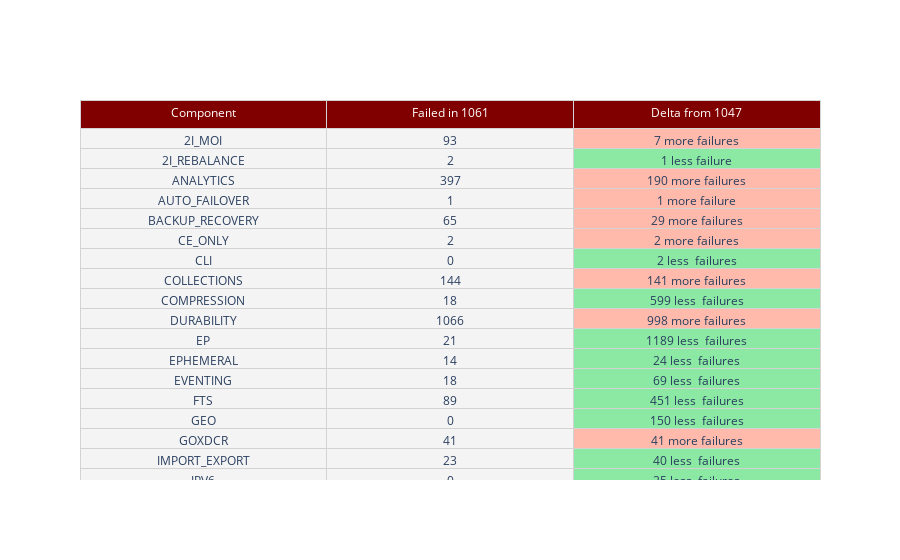

Write notebook code for a chart like this one.
### Code cell
cell_colors = ['#F4F4F4', '#F4F4F4']
delta_colors = []
delta_text = []

for i in range(0, len(data_f)):
    delta_i = ldata_f.TotalFailed.iloc[i] - data_f.TotalFailed.iloc[i]
    if delta_i < 0:
        delta_colors.append('#FFBAAB')
        delta_text.append(str(abs(delta_i)) + ' more failures' if delta_i < -1 else str(abs(delta_i)) + ' more failure')
    elif delta_i == 0:
        delta_colors.append("#F4F4F4")
        delta_text.append("No Change")
    else:
        delta_colors.append('#8BE9A3')
        delta_text.append(str(delta_i) + ' less  failures' if delta_i > 1 else str(delta_i) + ' less failure')
cell_colors.append(delta_colors)

fig_total_fails = go.Figure(data=[go.Table(
    header=dict(values = ['Component', f'Failed in {current_build}', f'Delta from {weekly_builds[1][1]}'], fill_color='maroon', line_color='lightgray', font=dict(color='white')),
    cells=dict(values = [data_f.component, data_f.TotalFailed, delta_text], fill_color=cell_colors, line_color='lightgray')
)])

fig_total_fails.update_layout(height=1000)

query_last_weekly_build = f'SELECT raw `build` FROM server WHERE `build` <= $version GROUP BY `build` HAVING sum(totalCount) > 10000 ORDER BY `build` DESC LIMIT 2'
result = run_query(query=query_last_weekly_build, param={'$version': f'"{release}-{current_build}"'})
weekly_builds = result['results']

fig_total_fails.show()

### Figure 1 — Plotly figure (JSON) as saved in the notebook; plotly's stock layout.template omitted (floating-point values rounded to 4 significant figures)
{"data": [{"cells": {"fill": {"color": ["#F4F4F4", "#F4F4F4", ["#FFBAAB", "#8BE9A3", "#FFBAAB", "#FFBAAB", "#FFBAAB", "#FFBAAB", "#8BE9A3", "#FFBAAB", "#8BE9A3", "#FFBAAB", "#8BE9A3", "#8BE9A3", "#8BE9A3", "#8BE9A3", "#8BE9A3", "#FFBAAB", "#8BE9A3", "#8BE9A3", "#8BE9A3", "#FFBAAB", "#8BE9A3", "#FFBAAB", "#8BE9A3", "#FFBAAB", "#8BE9A3", "#FFBAAB", "#8BE9A3", "#8BE9A3", "#8BE9A3", "#FFBAAB", "#FFBAAB", "#8BE9A3", "#FFBAAB", "#8BE9A3", "#FFBAAB", "#8BE9A3"]]}, "line": {"color": "lightgray"}, "values": [["2I_MOI", "2I_REBALANCE", "ANALYTICS", "AUTO_FAILOVER", "BACKUP_RECOVERY", "CE_ONLY", "CLI", "COLLECTIONS", "COMPRESSION", "DURABILITY", "EP", "EPHEMERAL", "EVENTING", "FTS", "GEO", "GOXDCR", "IMPORT_EXPORT", "IPV6", "LOG_REDACTION", "MOBILE", "MOBILE_CONVERGENCE", "NSERV", "NUTSHELL", "OS_CERTIFY", "PLASMA", "QUERY", "RBAC", "RQG", "RZA", "SDK", "SECURITY", "SUBDOC", "TUNABLE", "UNIT", "UPGRADE", "VIEW"], [93, 2, 397, 1, 65, 2, 0, 144, 18, 1066, 21, 14, 18, 89, 0, 41, 23, 0, 0, 656, 3, 24, 0, 21, 12, 51, 100, 6, 0, 8, 15, 0, 2, 0, 396, 5], ["7 more failures", "1 less failure", "190 more failures", "1 more failure", "29 more failures", "2 more failures", "2 less  failures", "141 more failures", "599 less  failures", "998 more failures", "1189 less  failures", "24 less  failures", "69 less  failures", "451 less  failures", "150 less  failures", "41 more failures", "40 less  failures", "25 less  failures", "94 less  failures", "656 more failures", "651 less  failures", "18 more failures", "66 less  failures", "21 more failures", "5 less  failures", "25 more failures", "41 less  failures", "34 less  failures", "3 less  failures", "8 more failures", "8 more failures", "16 less  failures", "2 more failures", "9 less  failures", "369 more failures", "2 less  failures"]]}, "header": {"fill": {"color": "maroon"}, "font": {"color": "white"}, "line": {"color": "lightgray"}, "values": ["Component", "Failed in 1061", "Delta from 1047"]}, "type": "table"}], "layout": {"autosize": true}}
